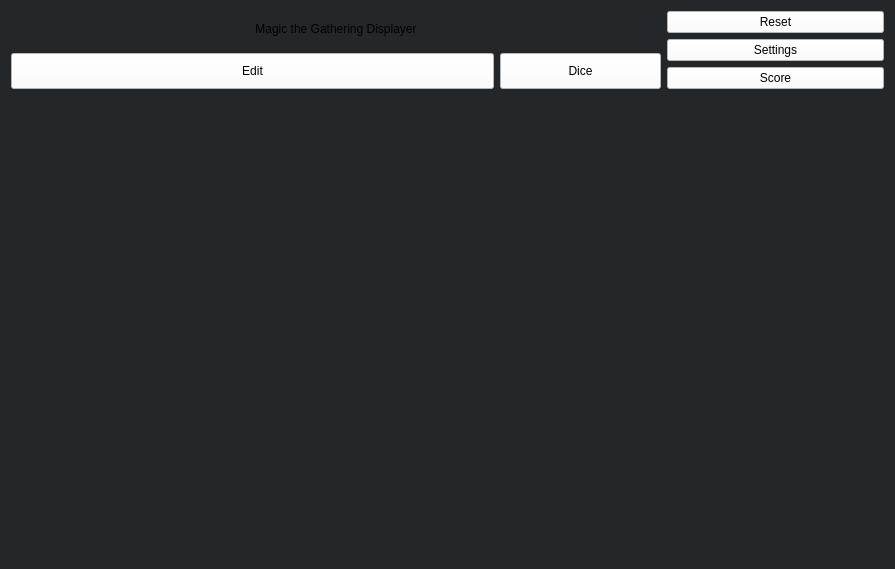
<?xml version="1.0" encoding="UTF-8"?>
<ui version="4.0">
 <class>Screen</class>
 <widget class="QWidget" name="Screen">
  <property name="geometry">
   <rect>
    <x>0</x>
    <y>0</y>
    <width>895</width>
    <height>569</height>
   </rect>
  </property>
  <property name="windowTitle">
   <string>Screen</string>
  </property>
  <property name="styleSheet">
   <string notr="true">background-color: rgb(35,39,42);</string>
  </property>
  <layout class="QVBoxLayout" name="verticalLayout" stretch="1,6">
   <item>
    <layout class="QHBoxLayout" name="horizontalLayout" stretch="3,1">
     <item>
      <layout class="QVBoxLayout" name="verticalLayout_3" stretch="1,1">
       <item>
        <widget class="QLabel" name="label">
         <property name="sizePolicy">
          <sizepolicy hsizetype="Preferred" vsizetype="Preferred">
           <horstretch>0</horstretch>
           <verstretch>0</verstretch>
          </sizepolicy>
         </property>
         <property name="text">
          <string>Magic the Gathering Displayer</string>
         </property>
         <property name="alignment">
          <set>Qt::AlignCenter</set>
         </property>
        </widget>
       </item>
       <item>
        <layout class="QHBoxLayout" name="horizontalLayout_3" stretch="3,1">
         <item>
          <widget class="QPushButton" name="buttonEdit">
           <property name="sizePolicy">
            <sizepolicy hsizetype="Preferred" vsizetype="Preferred">
             <horstretch>0</horstretch>
             <verstretch>0</verstretch>
            </sizepolicy>
           </property>
           <property name="styleSheet">
            <string notr="true">background-color:White;</string>
           </property>
           <property name="text">
            <string>Edit</string>
           </property>
          </widget>
         </item>
         <item>
          <widget class="QPushButton" name="buttonDice">
           <property name="sizePolicy">
            <sizepolicy hsizetype="Preferred" vsizetype="Preferred">
             <horstretch>0</horstretch>
             <verstretch>0</verstretch>
            </sizepolicy>
           </property>
           <property name="styleSheet">
            <string notr="true">background-color:White;</string>
           </property>
           <property name="text">
            <string>Dice</string>
           </property>
          </widget>
         </item>
        </layout>
       </item>
      </layout>
     </item>
     <item>
      <layout class="QVBoxLayout" name="verticalLayout_2" stretch="1,1,1">
       <item>
        <widget class="QPushButton" name="buttonReset">
         <property name="sizePolicy">
          <sizepolicy hsizetype="Preferred" vsizetype="Preferred">
           <horstretch>0</horstretch>
           <verstretch>0</verstretch>
          </sizepolicy>
         </property>
         <property name="styleSheet">
          <string notr="true">background-color:White;</string>
         </property>
         <property name="text">
          <string>Reset</string>
         </property>
        </widget>
       </item>
       <item>
        <widget class="QPushButton" name="buttonSetting">
         <property name="sizePolicy">
          <sizepolicy hsizetype="Preferred" vsizetype="Preferred">
           <horstretch>0</horstretch>
           <verstretch>0</verstretch>
          </sizepolicy>
         </property>
         <property name="styleSheet">
          <string notr="true">background-color:White;</string>
         </property>
         <property name="text">
          <string>Settings</string>
         </property>
        </widget>
       </item>
       <item>
        <widget class="QPushButton" name="buttonScore">
         <property name="sizePolicy">
          <sizepolicy hsizetype="Preferred" vsizetype="Preferred">
           <horstretch>0</horstretch>
           <verstretch>0</verstretch>
          </sizepolicy>
         </property>
         <property name="styleSheet">
          <string notr="true">background-color:White;</string>
         </property>
         <property name="text">
          <string>Score</string>
         </property>
        </widget>
       </item>
      </layout>
     </item>
    </layout>
   </item>
   <item>
    <layout class="QHBoxLayout" name="layoutPlayers"/>
   </item>
  </layout>
 </widget>
 <resources/>
 <connections/>
</ui>
